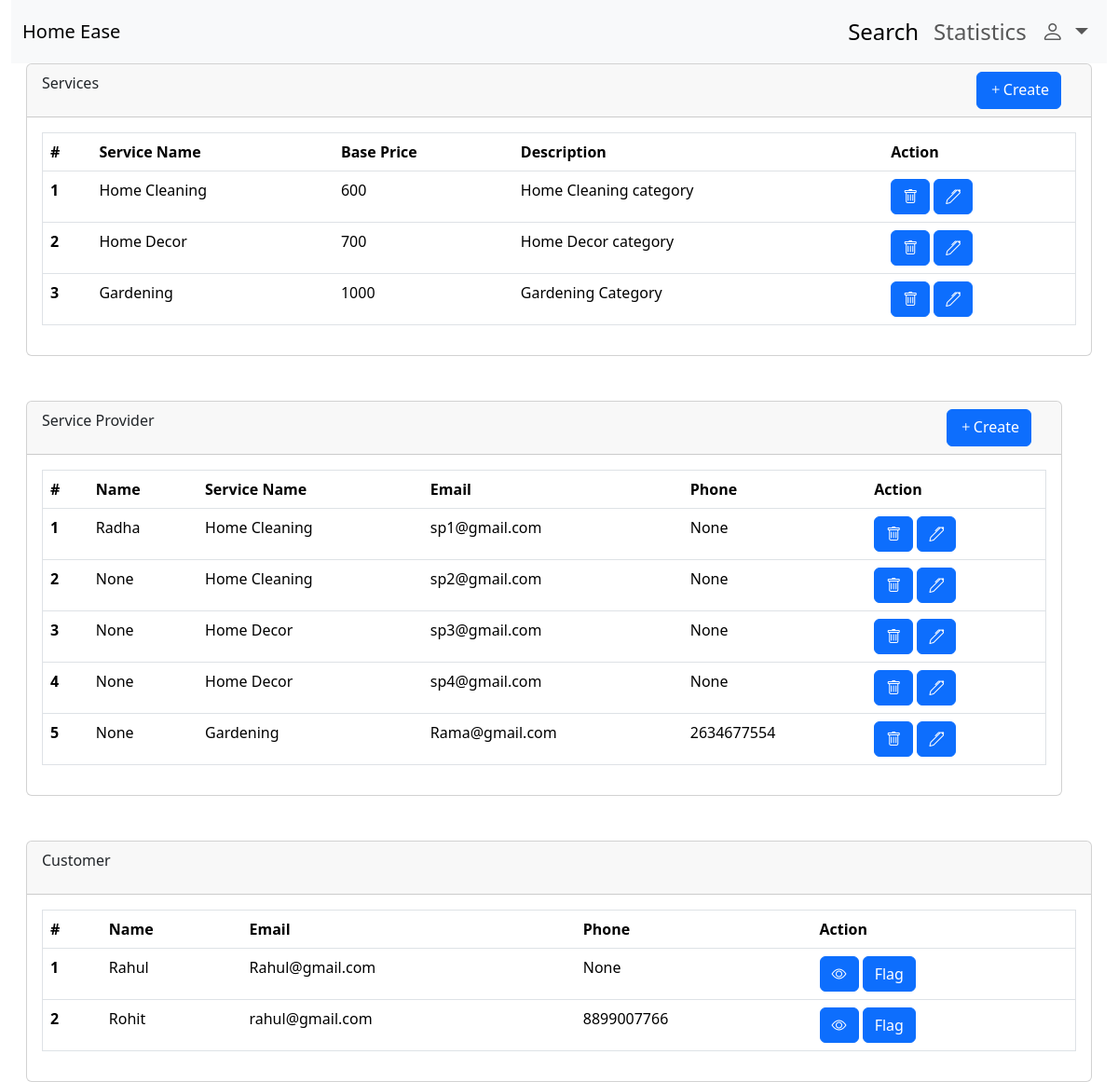
Before: /dashboard/ad (signed in) with the older database file.
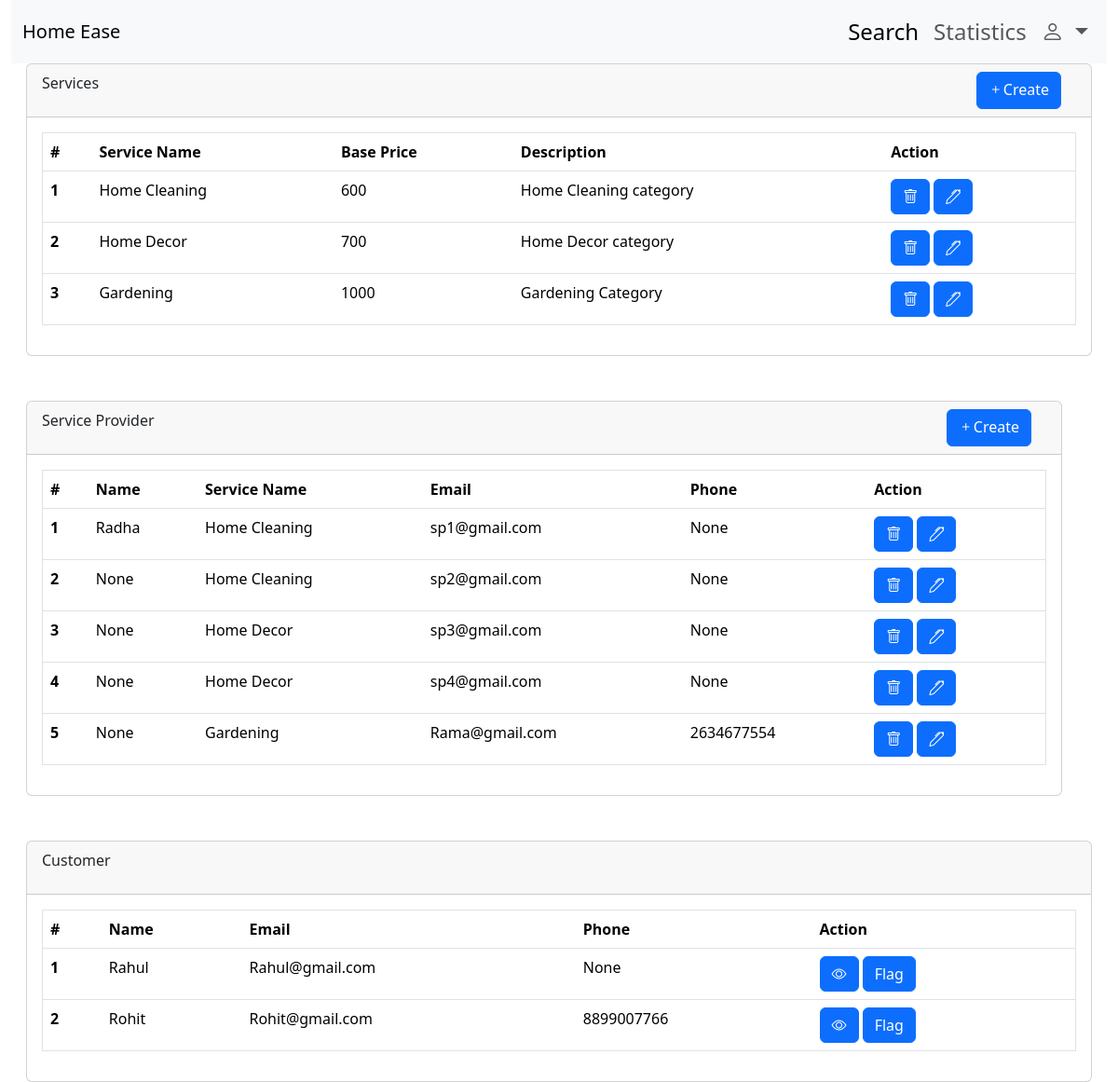
After: the same page with the newer database file.
### backend/models.py (models this page shows, shortened)
class Services(db.Model):
    __tablename__="services"
    id=db.Column(db.Integer, primary_key=True, autoincrement=True)
    name=db.Column(db.String,unique=True)
    baseprice=db.Column(db.Integer)
    description=db.Column(db.String)
    Sproviders=db.relationship("ServiceProvider", backref="service")

class ServiceProvider(db.Model,UserMixin):
    __tablename__='serviceprovider'
    id=db.Column(db.Integer, primary_key=True, autoincrement=True)
    name=db.Column(db.String)
    city=db.Column(db.String)
    email=db.Column(db.String,unique=True, nullable=False)
    password=db.Column(db.String)
    exp=db.Column(db.Integer)
    phone=db.Column(db.String)
    status=db.Column(db.String)
    servicename= db.Column(db.String, db.ForeignKey("services.name"))
    receive_request=db.relationship("Request")

class Customer(db.Model,UserMixin):
    __tablename__='customer'
    id=db.Column(db.Integer, primary_key=True, autoincrement=True)
    name=db.Column(db.String)
    city=db.Column(db.String)
    email=db.Column(db.String,unique=True)
    password=db.Column(db.String)
    exp=db.Column(db.Integer)
    phone=db.Column(db.String)
    status=db.Column(db.String)
    sent_request=db.relationship("Request")

### backend/routes.py (the view)
@app.route("/dashboard/ad", methods=['GET','POST'])
@login_required
def ad_dasboard():
    if isinstance(current_user,Admin):
        serv=db.session.query(Services).all()
        sp=db.session.query(ServiceProvider).all()
        cust=db.session.query(Customer).all()
        return render_template("admin/ad_dashboard.html",services=serv, serviceproviders=sp, customers=cust)
    else:
        return "Unauthorized access"

### app.py (called while the page is built)
def create_app():
    app=Flask(__name__)
    app.config["SQLALCHEMY_DATABASE_URI"]="sqlite:///mydb.sqlite3"
    db.init_app(app)
    app.config["SECRET_KEY"]="mysecretkey"
    loginmanager=LoginManager(app)
    @loginmanager.user_loader
    def load_user(email):
        obj=db.session.query(ServiceProvider).filter_by(email=email).first() or db.session.query(Customer).filter_by(email=email).first() or db.session.query(Admin).filter_by(email=email).first()
        return obj
    app.app_context().push()
    return app

### templates/admin/ad_dashboard.html (shortened to what this page needs)
<!DOCTYPE html>
<html lang="en">
<head>
    <link href="https://cdn.jsdelivr.net/npm/bootstrap@5.3.8/dist/css/bootstrap.min.css" rel="stylesheet"
>
    <link rel="stylesheet" href="https://cdn.jsdelivr.net/npm/bootstrap-icons@1.13.1/font/bootstrap-icons.min.css">
</head>
<body>
    <div class="container-fluid ">
        <nav class="navbar navbar-expand-lg bg-body-tertiary">
            <div class="container-fluid">
                <a class="navbar-brand" href="#">Home Ease</a>
                <div class="collapse navbar-collapse" id="navbarSupportedContent">
                    <ul class="navbar-nav mb-2 mb-lg-0 fs-4 ms-auto">
                        <li class="nav-item">
                            <a class="nav-link active" aria-current="page" href="/search/admin">Search</a>
                        </li>
                        <li class="nav-item">
                            <a class="nav-link" href="#">Statistics</a>
                        </li>
                        <li class="nav-item dropdown">
                            <a class="nav-link dropdown-toggle" href="#" role="button" data-bs-toggle="dropdown"
                                aria-expanded="false">
                                <i class="bi bi-person"></i>
                            </a>
                        </li>
                    </ul>
                </div>
            </div>
        </nav>
        <div class="card ms-3 me-3">
            <div class="card-header d-flex">
                <p>Services</p>
                <a href="/createservices?action=create" type="button" class="btn btn-primary ms-auto me-3"><i class="bi bi-plus"></i>Create</a>
            </div>
            <div class="card-body">
                <table class="table border  ">
                    <thead>
                        <tr>
                            <th scope="col">#</th>
                            <th scope="col">Service Name</th>
                            <th scope="col">Base Price</th>
                            <th scope="col">Description</th>
                            <th>Action</th>
                        </tr>
                    </thead>
                    <tbody>
                        {% for s in services %}
                        <tr>
                            <th scope="row">{{loop.index}}</th>
                            <td>{{s.name}}</td>
                            <td>{{s.baseprice}}</td>
                            <td>{{s.description}}</td>
                            <td>
                                <button type="button" class="btn btn-primary" data-bs-toggle="modal"
                                    data-bs-target="#exampleModal{{s.id}}">
                                    <i class="bi bi-trash"></i>
                                </button>
                                <a href="/createservices?action=edit&id={{s.id}}" type="button" class="btn btn-primary"><i class="bi bi-pen"></i></a>
                            </td>
                        </tr>
                        {% endfor %}
                    </tbody>
                </table>
            </div>
        </div>
        <div class="card ms-3  mt-5 me-5">
            <div class="card-header d-flex">
                <p>Service Provider</p>
                <a href="/manageproviders?action=create" type="button" class="btn btn-primary ms-auto me-3"><i class="bi bi-plus"></i>Create</a>
            </div>
            <div class="card-body">
                <table class="table border  ">
                    <thead>
                        <tr>
                            <th scope="col">#</th>
                            <th scope="col">Name</th>
                            <th scope="col">Service Name</th>
                            <th scope="col">Email</th>
                            <th scope="col">Phone</th>
                            <th>Action</th>
                        </tr>
                    </thead>
                    <tbody>
                        {% for sp in serviceproviders %}
                        <tr>
                            <th scope="row">{{loop.index}}</th>
                            <td>{{sp.name}}</td>
                            <td>{{sp.servicename}}</td>
                            <td>{{sp.email}}</td>
                            <td>{{sp.phone}}</td>
                            <td>
                                <button type="button" class="btn btn-primary" data-bs-toggle="modal"
                                    data-bs-target="#exampleModal{{sp.id}}">
                                    <i class="bi bi-trash"></i>
                                </button>
                                <a href="/manageproviders?action=edit&id={{sp.id}}" type="button" class="btn btn-primary"><i class="bi bi-pen"></i></a>
                            </td>
                        </tr>
                        {% endfor %}
                    </tbody>
                </table>
            </div>
        </div>
        <div class="card ms-3 me-3 mt-5">
            <div class="card-header d-flex">
                <p>Customer</p>
            </div>
            <div class="card-body">
                <table class="table border  ">
                    <thead>
                        <tr>
                            <th scope="col">#</th>
                            <th scope="col">Name</th>
                            <th scope="col">Email</th>
                            <th scope="col">Phone</th>
                            <th>Action</th>
                        </tr>
                    </thead>
                    <tbody>
                        {% for c in customers %}
                        <tr>
                            <th scope="row">{{loop.index}}</th>
                            <td>{{c.name}}</td>
                            <td>{{c.email}}</td>
                            <td>{{c.phone}}</td>
                            <td>
                                <button type="button" class="btn btn-primary"><i class="bi bi-eye"></i></button>
                                <a href="/managecust?action={% if c.status=='Active' %}Flag{% else %}Unflag{% endif %}&id={{c.id}}" type="button" class="btn btn-primary">
                                    {% if c.status=='Active' %}Flag{% else %}Unflag{% endif %}</a>
                            </td>
                        </tr>
                        {% endfor %}
                    </tbody>
                </table>
            </div>
        </div>
    </div>
</body>
</html>

Changed rows visible on the page:
changed Customer "Rohit": email "rahul@gmail.com" → "Rohit@gmail.com"
